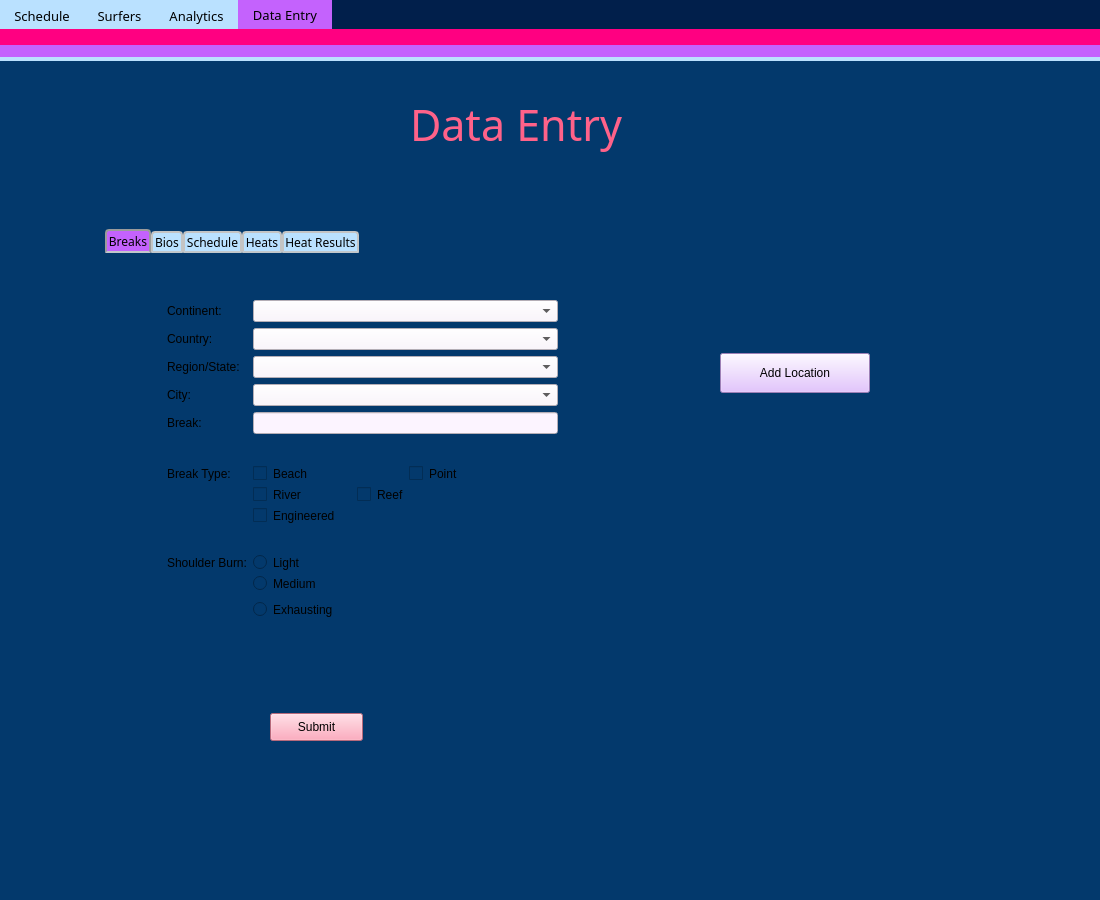
<?xml version="1.0" encoding="UTF-8"?>
<ui version="4.0">
 <class>MainWindow</class>
 <widget class="QMainWindow" name="MainWindow">
  <property name="geometry">
   <rect>
    <x>0</x>
    <y>0</y>
    <width>1100</width>
    <height>900</height>
   </rect>
  </property>
  <property name="font">
   <font>
    <family>Verdana</family>
    <pointsize>10</pointsize>
    <weight>50</weight>
    <italic>false</italic>
    <bold>false</bold>
   </font>
  </property>
  <property name="windowTitle">
   <string>WSL Analytics</string>
  </property>
  <property name="styleSheet">
   <string notr="true">background-color: rgb(3, 57, 108);
font: 10pt &quot;Verdana&quot;;
border-color: rgb(1, 31, 75);</string>
  </property>
  <property name="tabShape">
   <enum>QTabWidget::Triangular</enum>
  </property>
  <widget class="QWidget" name="centralwidget">
   <widget class="Line" name="hLine4">
    <property name="geometry">
     <rect>
      <x>0</x>
      <y>0</y>
      <width>1100</width>
      <height>31</height>
     </rect>
    </property>
    <property name="sizePolicy">
     <sizepolicy hsizetype="Expanding" vsizetype="Maximum">
      <horstretch>0</horstretch>
      <verstretch>0</verstretch>
     </sizepolicy>
    </property>
    <property name="styleSheet">
     <string notr="true">background-color: rgb(1, 31, 75);</string>
    </property>
    <property name="lineWidth">
     <number>0</number>
    </property>
    <property name="orientation">
     <enum>Qt::Horizontal</enum>
    </property>
   </widget>
   <widget class="QTabWidget" name="tabWidget">
    <property name="geometry">
     <rect>
      <x>0</x>
      <y>0</y>
      <width>1100</width>
      <height>900</height>
     </rect>
    </property>
    <property name="sizePolicy">
     <sizepolicy hsizetype="Expanding" vsizetype="Expanding">
      <horstretch>0</horstretch>
      <verstretch>0</verstretch>
     </sizepolicy>
    </property>
    <property name="font">
     <font>
      <family>Verdana</family>
      <pointsize>10</pointsize>
      <weight>50</weight>
      <italic>false</italic>
      <bold>false</bold>
     </font>
    </property>
    <property name="autoFillBackground">
     <bool>false</bool>
    </property>
    <property name="styleSheet">
     <string notr="true">QTabWidget::tab-bar {

 }

 QTabBar::tab {
  background: #bae1ff;
  font-family: Papyrus;
 }

 QTabBar::tab:selected {
  background: #c462fd;
 }</string>
    </property>
    <property name="tabShape">
     <enum>QTabWidget::Rounded</enum>
    </property>
    <property name="currentIndex">
     <number>3</number>
    </property>
    <widget class="QWidget" name="tabSched">
     <attribute name="title">
      <string>Schedule</string>
     </attribute>
     <widget class="QLabel" name="scheduleLabel">
      <property name="geometry">
       <rect>
        <x>435</x>
        <y>60</y>
        <width>230</width>
        <height>71</height>
       </rect>
      </property>
      <property name="styleSheet">
       <string notr="true">font: 32pt Papyrus;
border-color: rgb(0, 0, 0);
color: rgb(255, 98, 137);</string>
      </property>
      <property name="text">
       <string>Schedule</string>
      </property>
     </widget>
     <widget class="Line" name="SchedHLineYellow">
      <property name="geometry">
       <rect>
        <x>0</x>
        <y>28</y>
        <width>1131</width>
        <height>4</height>
       </rect>
      </property>
      <property name="sizePolicy">
       <sizepolicy hsizetype="Expanding" vsizetype="Maximum">
        <horstretch>0</horstretch>
        <verstretch>0</verstretch>
       </sizepolicy>
      </property>
      <property name="styleSheet">
       <string notr="true">background-color: #bae1ff;</string>
      </property>
      <property name="lineWidth">
       <number>0</number>
      </property>
      <property name="orientation">
       <enum>Qt::Horizontal</enum>
      </property>
     </widget>
     <widget class="Line" name="SchedHLinePurp">
      <property name="geometry">
       <rect>
        <x>0</x>
        <y>16</y>
        <width>1131</width>
        <height>12</height>
       </rect>
      </property>
      <property name="sizePolicy">
       <sizepolicy hsizetype="Expanding" vsizetype="Maximum">
        <horstretch>0</horstretch>
        <verstretch>0</verstretch>
       </sizepolicy>
      </property>
      <property name="styleSheet">
       <string notr="true">background-color: rgb(196, 98, 253);
color: rgb(196, 98, 253);</string>
      </property>
      <property name="lineWidth">
       <number>0</number>
      </property>
      <property name="orientation">
       <enum>Qt::Horizontal</enum>
      </property>
     </widget>
     <widget class="Line" name="SchedHLinePink">
      <property name="geometry">
       <rect>
        <x>0</x>
        <y>0</y>
        <width>1131</width>
        <height>16</height>
       </rect>
      </property>
      <property name="sizePolicy">
       <sizepolicy hsizetype="Expanding" vsizetype="Maximum">
        <horstretch>0</horstretch>
        <verstretch>0</verstretch>
       </sizepolicy>
      </property>
      <property name="styleSheet">
       <string notr="true">background-color: rgb(255, 0, 129);</string>
      </property>
      <property name="lineWidth">
       <number>0</number>
      </property>
      <property name="orientation">
       <enum>Qt::Horizontal</enum>
      </property>
     </widget>
    </widget>
    <widget class="QWidget" name="tabSurfer">
     <attribute name="title">
      <string>Surfers</string>
     </attribute>
     <widget class="Line" name="SurferHLinePink">
      <property name="geometry">
       <rect>
        <x>0</x>
        <y>0</y>
        <width>1131</width>
        <height>16</height>
       </rect>
      </property>
      <property name="sizePolicy">
       <sizepolicy hsizetype="Expanding" vsizetype="Maximum">
        <horstretch>0</horstretch>
        <verstretch>0</verstretch>
       </sizepolicy>
      </property>
      <property name="styleSheet">
       <string notr="true">background-color: rgb(255, 0, 129);</string>
      </property>
      <property name="lineWidth">
       <number>0</number>
      </property>
      <property name="orientation">
       <enum>Qt::Horizontal</enum>
      </property>
     </widget>
     <widget class="QLabel" name="scheduleLabel_3">
      <property name="geometry">
       <rect>
        <x>459</x>
        <y>60</y>
        <width>182</width>
        <height>71</height>
       </rect>
      </property>
      <property name="styleSheet">
       <string notr="true">font: 32pt Papyrus;
border-color: rgb(0, 0, 0);
color: rgb(255, 98, 137);</string>
      </property>
      <property name="text">
       <string>Surfers</string>
      </property>
     </widget>
     <widget class="Line" name="SurferHLineYellow">
      <property name="geometry">
       <rect>
        <x>0</x>
        <y>28</y>
        <width>1131</width>
        <height>4</height>
       </rect>
      </property>
      <property name="sizePolicy">
       <sizepolicy hsizetype="Expanding" vsizetype="Maximum">
        <horstretch>0</horstretch>
        <verstretch>0</verstretch>
       </sizepolicy>
      </property>
      <property name="styleSheet">
       <string notr="true">background-color: #bae1ff;</string>
      </property>
      <property name="lineWidth">
       <number>0</number>
      </property>
      <property name="orientation">
       <enum>Qt::Horizontal</enum>
      </property>
     </widget>
     <widget class="Line" name="SurferHLinePurp">
      <property name="geometry">
       <rect>
        <x>0</x>
        <y>16</y>
        <width>1131</width>
        <height>12</height>
       </rect>
      </property>
      <property name="sizePolicy">
       <sizepolicy hsizetype="Expanding" vsizetype="Maximum">
        <horstretch>0</horstretch>
        <verstretch>0</verstretch>
       </sizepolicy>
      </property>
      <property name="styleSheet">
       <string notr="true">background-color: rgb(196, 98, 253);
color: rgb(196, 98, 253);</string>
      </property>
      <property name="lineWidth">
       <number>0</number>
      </property>
      <property name="orientation">
       <enum>Qt::Horizontal</enum>
      </property>
     </widget>
    </widget>
    <widget class="QWidget" name="tabAna">
     <attribute name="title">
      <string>Analytics</string>
     </attribute>
     <widget class="Line" name="AnaHLineYellow">
      <property name="geometry">
       <rect>
        <x>0</x>
        <y>28</y>
        <width>1131</width>
        <height>4</height>
       </rect>
      </property>
      <property name="sizePolicy">
       <sizepolicy hsizetype="Expanding" vsizetype="Maximum">
        <horstretch>0</horstretch>
        <verstretch>0</verstretch>
       </sizepolicy>
      </property>
      <property name="styleSheet">
       <string notr="true">background-color: #bae1ff;</string>
      </property>
      <property name="lineWidth">
       <number>0</number>
      </property>
      <property name="orientation">
       <enum>Qt::Horizontal</enum>
      </property>
     </widget>
     <widget class="Line" name="AnaHLinePurp">
      <property name="geometry">
       <rect>
        <x>0</x>
        <y>16</y>
        <width>1131</width>
        <height>12</height>
       </rect>
      </property>
      <property name="sizePolicy">
       <sizepolicy hsizetype="Expanding" vsizetype="Maximum">
        <horstretch>0</horstretch>
        <verstretch>0</verstretch>
       </sizepolicy>
      </property>
      <property name="styleSheet">
       <string notr="true">background-color: rgb(196, 98, 253);
color: rgb(196, 98, 253);</string>
      </property>
      <property name="lineWidth">
       <number>0</number>
      </property>
      <property name="orientation">
       <enum>Qt::Horizontal</enum>
      </property>
     </widget>
     <widget class="Line" name="AnaHLinePink">
      <property name="geometry">
       <rect>
        <x>0</x>
        <y>0</y>
        <width>1131</width>
        <height>16</height>
       </rect>
      </property>
      <property name="sizePolicy">
       <sizepolicy hsizetype="Expanding" vsizetype="Maximum">
        <horstretch>0</horstretch>
        <verstretch>0</verstretch>
       </sizepolicy>
      </property>
      <property name="styleSheet">
       <string notr="true">background-color: rgb(255, 0, 129);</string>
      </property>
      <property name="lineWidth">
       <number>0</number>
      </property>
      <property name="orientation">
       <enum>Qt::Horizontal</enum>
      </property>
     </widget>
     <widget class="QLabel" name="scheduleLabel_4">
      <property name="geometry">
       <rect>
        <x>379</x>
        <y>60</y>
        <width>342</width>
        <height>71</height>
       </rect>
      </property>
      <property name="styleSheet">
       <string notr="true">font: 32pt Papyrus;
border-color: rgb(0, 0, 0);
color: rgb(255, 98, 137);</string>
      </property>
      <property name="text">
       <string>Heat Analysis</string>
      </property>
     </widget>
    </widget>
    <widget class="QWidget" name="tabData">
     <attribute name="title">
      <string>Data Entry</string>
     </attribute>
     <widget class="Line" name="DataHLineYellow">
      <property name="geometry">
       <rect>
        <x>0</x>
        <y>28</y>
        <width>1131</width>
        <height>4</height>
       </rect>
      </property>
      <property name="sizePolicy">
       <sizepolicy hsizetype="Expanding" vsizetype="Maximum">
        <horstretch>0</horstretch>
        <verstretch>0</verstretch>
       </sizepolicy>
      </property>
      <property name="styleSheet">
       <string notr="true">background-color: #bae1ff;</string>
      </property>
      <property name="lineWidth">
       <number>0</number>
      </property>
      <property name="orientation">
       <enum>Qt::Horizontal</enum>
      </property>
     </widget>
     <widget class="Line" name="DataHLinePurp">
      <property name="geometry">
       <rect>
        <x>0</x>
        <y>16</y>
        <width>1131</width>
        <height>12</height>
       </rect>
      </property>
      <property name="sizePolicy">
       <sizepolicy hsizetype="Expanding" vsizetype="Maximum">
        <horstretch>0</horstretch>
        <verstretch>0</verstretch>
       </sizepolicy>
      </property>
      <property name="styleSheet">
       <string notr="true">background-color: rgb(196, 98, 253);
color: rgb(196, 98, 253);</string>
      </property>
      <property name="lineWidth">
       <number>0</number>
      </property>
      <property name="orientation">
       <enum>Qt::Horizontal</enum>
      </property>
     </widget>
     <widget class="Line" name="DataHLinePink">
      <property name="geometry">
       <rect>
        <x>0</x>
        <y>0</y>
        <width>1131</width>
        <height>16</height>
       </rect>
      </property>
      <property name="sizePolicy">
       <sizepolicy hsizetype="Expanding" vsizetype="Maximum">
        <horstretch>0</horstretch>
        <verstretch>0</verstretch>
       </sizepolicy>
      </property>
      <property name="styleSheet">
       <string notr="true">background-color: rgb(255, 0, 129);</string>
      </property>
      <property name="lineWidth">
       <number>0</number>
      </property>
      <property name="orientation">
       <enum>Qt::Horizontal</enum>
      </property>
     </widget>
     <widget class="QLabel" name="scheduleLabel_5">
      <property name="geometry">
       <rect>
        <x>410</x>
        <y>60</y>
        <width>280</width>
        <height>71</height>
       </rect>
      </property>
      <property name="styleSheet">
       <string notr="true">font: 32pt Papyrus;
border-color: rgb(0, 0, 0);
color: rgb(255, 98, 137);</string>
      </property>
      <property name="text">
       <string>Data Entry</string>
      </property>
     </widget>
     <widget class="QTabWidget" name="DatatabWidget">
      <property name="geometry">
       <rect>
        <x>100</x>
        <y>200</y>
        <width>900</width>
        <height>550</height>
       </rect>
      </property>
      <property name="styleSheet">
       <string notr="true">background-color: rgb(223, 227, 238);

QTabWidget::pane { /* The tab widget frame */
    border-top: 2px solid #005b96
}

QTabWidget::tab-bar {
    left: 5px; /* move to the right by 5px */
}

/* Style the tab using the tab sub-control. Note that
    it reads QTabBar _not_ QTabWidget */
QTabBar::tab {
    background: qlineargradient(x1: 0, y1: 0, x2: 0, y2: 1,
                                stop: 0 #E1E1E1, stop: 0.4 #DDDDDD,
                                stop: 0.5 #D8D8D8, stop: 1.0 #D3D3D3);
    border: 2px solid #C4C4C4;
    border-bottom-color: #C2C7CB; /* same as the pane color */
    border-top-left-radius: 4px;
    border-top-right-radius: 4px;
    min-width: 8ex;
    padding: 2px;
}

QTabBar::tab:selected, QTabBar::tab:hover {
    background: qlineargradient(x1: 0, y1: 0, x2: 0, y2: 1,
                                stop: 0 #fafafa, stop: 0.4 #f4f4f4,
                                stop: 0.5 #e7e7e7, stop: 1.0 #fafafa);
}

QTabBar::tab:selected {
    border-color: #9B9B9B;
    border-bottom-color: #C2C7CB; /* same as pane color */
}

QTabBar::tab:!selected {
    margin-top: 2px; /* make non-selected tabs look smaller */
}</string>
      </property>
      <property name="currentIndex">
       <number>0</number>
      </property>
      <widget class="QWidget" name="breakformtab">
       <attribute name="title">
        <string>Breaks</string>
       </attribute>
       <widget class="QWidget" name="formLayoutWidget">
        <property name="geometry">
         <rect>
          <x>67</x>
          <y>47</y>
          <width>391</width>
          <height>372</height>
         </rect>
        </property>
        <layout class="QFormLayout" name="BreakForm">
         <item row="0" column="0">
          <widget class="QLabel" name="BreakContLabel">
           <property name="text">
            <string>Continent:</string>
           </property>
          </widget>
         </item>
         <item row="2" column="0">
          <widget class="QLabel" name="BreakRegionLabel">
           <property name="text">
            <string>Region/State:</string>
           </property>
          </widget>
         </item>
         <item row="3" column="0">
          <widget class="QLabel" name="BreakCityLabel">
           <property name="text">
            <string>City:</string>
           </property>
          </widget>
         </item>
         <item row="4" column="0">
          <widget class="QLabel" name="BreakBreakLabel">
           <property name="text">
            <string>Break:</string>
           </property>
          </widget>
         </item>
         <item row="6" column="0">
          <widget class="QLabel" name="BreakTypeLabel">
           <property name="text">
            <string>Break Type:</string>
           </property>
          </widget>
         </item>
         <item row="10" column="0">
          <widget class="QLabel" name="BreakBurnLabel">
           <property name="text">
            <string>Shoulder Burn:</string>
           </property>
          </widget>
         </item>
         <item row="0" column="1">
          <widget class="QComboBox" name="BreakContCb">
           <property name="styleSheet">
            <string notr="true">background: #fcf4ff</string>
           </property>
          </widget>
         </item>
         <item row="2" column="1">
          <widget class="QComboBox" name="BreakRegionCb">
           <property name="styleSheet">
            <string notr="true">background: #fcf4ff</string>
           </property>
          </widget>
         </item>
         <item row="3" column="1">
          <widget class="QComboBox" name="BreakCityCb">
           <property name="styleSheet">
            <string notr="true">background: #fcf4ff</string>
           </property>
          </widget>
         </item>
         <item row="6" column="1">
          <layout class="QHBoxLayout" name="horizontalLayout">
           <item>
            <widget class="QCheckBox" name="BreakBeachBox">
             <property name="text">
              <string>Beach</string>
             </property>
            </widget>
           </item>
           <item>
            <widget class="QCheckBox" name="BreakPointBox">
             <property name="text">
              <string>Point</string>
             </property>
            </widget>
           </item>
          </layout>
         </item>
         <item row="4" column="1">
          <widget class="QLineEdit" name="BreakBreakEntry">
           <property name="styleSheet">
            <string notr="true">background: #fcf4ff</string>
           </property>
          </widget>
         </item>
         <item row="1" column="0">
          <widget class="QLabel" name="BreakCountryLabel">
           <property name="text">
            <string>Country:</string>
           </property>
          </widget>
         </item>
         <item row="1" column="1">
          <widget class="QComboBox" name="BreakCountryCb">
           <property name="styleSheet">
            <string notr="true">background: #fcf4ff</string>
           </property>
          </widget>
         </item>
         <item row="7" column="0">
          <widget class="QLabel" name="label">
           <property name="text">
            <string/>
           </property>
          </widget>
         </item>
         <item row="7" column="1">
          <layout class="QHBoxLayout" name="horizontalLayout_3">
           <item>
            <widget class="QCheckBox" name="BreakRiverBox">
             <property name="text">
              <string>River         </string>
             </property>
            </widget>
           </item>
           <item>
            <widget class="QCheckBox" name="BreakReefBox">
             <property name="text">
              <string>Reef</string>
             </property>
            </widget>
           </item>
           <item>
            <widget class="QLabel" name="label_2">
             <property name="text">
              <string/>
             </property>
            </widget>
           </item>
          </layout>
         </item>
         <item row="8" column="0">
          <widget class="QLabel" name="label_3">
           <property name="text">
            <string/>
           </property>
          </widget>
         </item>
         <item row="5" column="0">
          <spacer name="horizontalSpacer">
           <property name="orientation">
            <enum>Qt::Horizontal</enum>
           </property>
           <property name="sizeHint" stdset="0">
            <size>
             <width>40</width>
             <height>20</height>
            </size>
           </property>
          </spacer>
         </item>
         <item row="9" column="0">
          <spacer name="horizontalSpacer_2">
           <property name="orientation">
            <enum>Qt::Horizontal</enum>
           </property>
           <property name="sizeHint" stdset="0">
            <size>
             <width>40</width>
             <height>20</height>
            </size>
           </property>
          </spacer>
         </item>
         <item row="10" column="1">
          <widget class="QRadioButton" name="BreakBurnLight">
           <property name="text">
            <string>Light</string>
           </property>
          </widget>
         </item>
         <item row="11" column="0">
          <spacer name="horizontalSpacer_3">
           <property name="orientation">
            <enum>Qt::Horizontal</enum>
           </property>
           <property name="sizeHint" stdset="0">
            <size>
             <width>40</width>
             <height>20</height>
            </size>
           </property>
          </spacer>
         </item>
         <item row="12" column="0">
          <spacer name="horizontalSpacer_4">
           <property name="orientation">
            <enum>Qt::Horizontal</enum>
           </property>
           <property name="sizeHint" stdset="0">
            <size>
             <width>40</width>
             <height>20</height>
            </size>
           </property>
          </spacer>
         </item>
         <item row="11" column="1">
          <widget class="QRadioButton" name="BreakBurnMed">
           <property name="text">
            <string>Medium</string>
           </property>
          </widget>
         </item>
         <item row="12" column="1">
          <widget class="QRadioButton" name="BreakBurnEx">
           <property name="text">
            <string>Exhausting</string>
           </property>
          </widget>
         </item>
         <item row="8" column="1">
          <widget class="QCheckBox" name="BreakEngBox">
           <property name="text">
            <string>Engineered</string>
           </property>
          </widget>
         </item>
        </layout>
       </widget>
       <widget class="QPushButton" name="BreakSubmit">
        <property name="geometry">
         <rect>
          <x>170</x>
          <y>460</y>
          <width>93</width>
          <height>28</height>
         </rect>
        </property>
        <property name="styleSheet">
         <string notr="true">background: #ff93ac;</string>
        </property>
        <property name="text">
         <string>Submit</string>
        </property>
       </widget>
       <widget class="QPushButton" name="addlocationbutton">
        <property name="geometry">
         <rect>
          <x>620</x>
          <y>100</y>
          <width>150</width>
          <height>40</height>
         </rect>
        </property>
        <property name="styleSheet">
         <string notr="true">background: #dcb3ff;</string>
        </property>
        <property name="text">
         <string>Add Location</string>
        </property>
       </widget>
      </widget>
      <widget class="QWidget" name="breakbiotab">
       <attribute name="title">
        <string>Bios</string>
       </attribute>
      </widget>
      <widget class="QWidget" name="breakschedtab">
       <attribute name="title">
        <string>Schedule</string>
       </attribute>
      </widget>
      <widget class="QWidget" name="breakheattab">
       <attribute name="title">
        <string>Heats</string>
       </attribute>
      </widget>
      <widget class="QWidget" name="breakheatrestab">
       <attribute name="title">
        <string>Heat Results</string>
       </attribute>
      </widget>
     </widget>
    </widget>
   </widget>
  </widget>
  <widget class="QStatusBar" name="statusbar"/>
 </widget>
 <tabstops>
  <tabstop>tabWidget</tabstop>
  <tabstop>BreakContCb</tabstop>
  <tabstop>DatatabWidget</tabstop>
  <tabstop>BreakRegionCb</tabstop>
  <tabstop>BreakCityCb</tabstop>
  <tabstop>BreakBeachBox</tabstop>
  <tabstop>BreakPointBox</tabstop>
  <tabstop>BreakBreakEntry</tabstop>
  <tabstop>BreakCountryCb</tabstop>
  <tabstop>BreakRiverBox</tabstop>
  <tabstop>BreakReefBox</tabstop>
  <tabstop>BreakBurnLight</tabstop>
  <tabstop>BreakBurnMed</tabstop>
  <tabstop>BreakBurnEx</tabstop>
  <tabstop>BreakEngBox</tabstop>
  <tabstop>BreakSubmit</tabstop>
  <tabstop>BreakContCb</tabstop>
  <tabstop>BreakRegionCb</tabstop>
  <tabstop>BreakCityCb</tabstop>
  <tabstop>BreakPointBox</tabstop>
  <tabstop>BreakBeachBox</tabstop>
  <tabstop>BreakBreakEntry</tabstop>
  <tabstop>BreakCountryCb</tabstop>
  <tabstop>BreakRiverBox</tabstop>
  <tabstop>BreakReefBox</tabstop>
  <tabstop>BreakBurnLight</tabstop>
  <tabstop>BreakBurnMed</tabstop>
  <tabstop>BreakBurnEx</tabstop>
  <tabstop>BreakEngBox</tabstop>
 </tabstops>
 <resources/>
 <connections/>
</ui>
